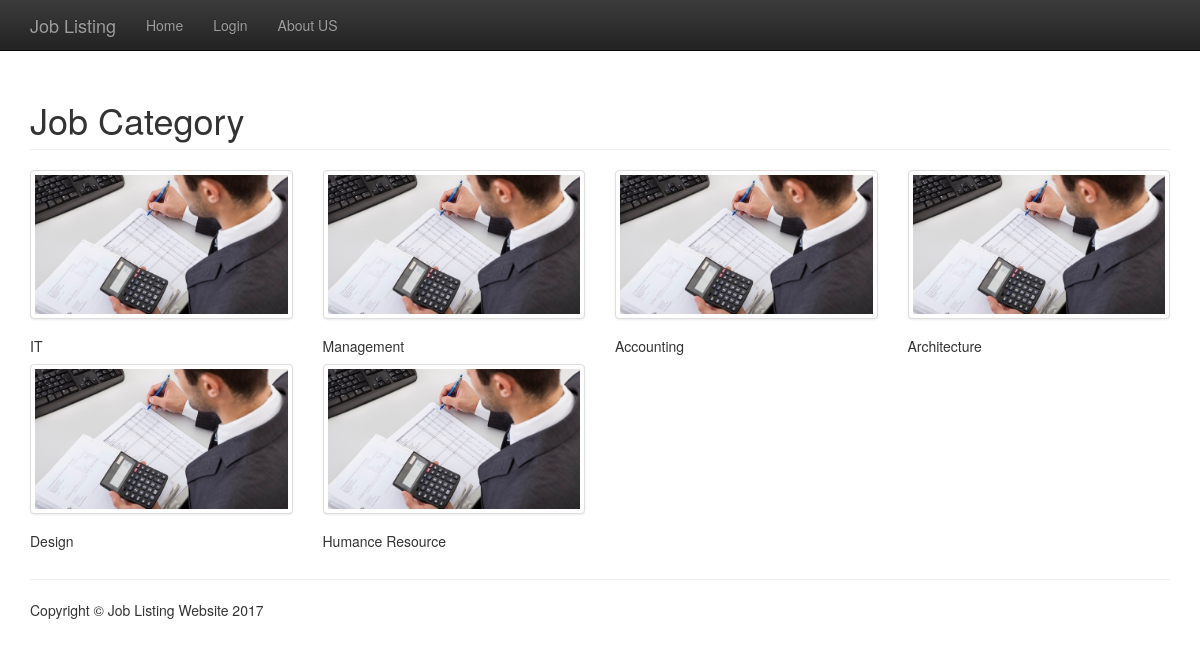
The page /index on the database as committed earlier.
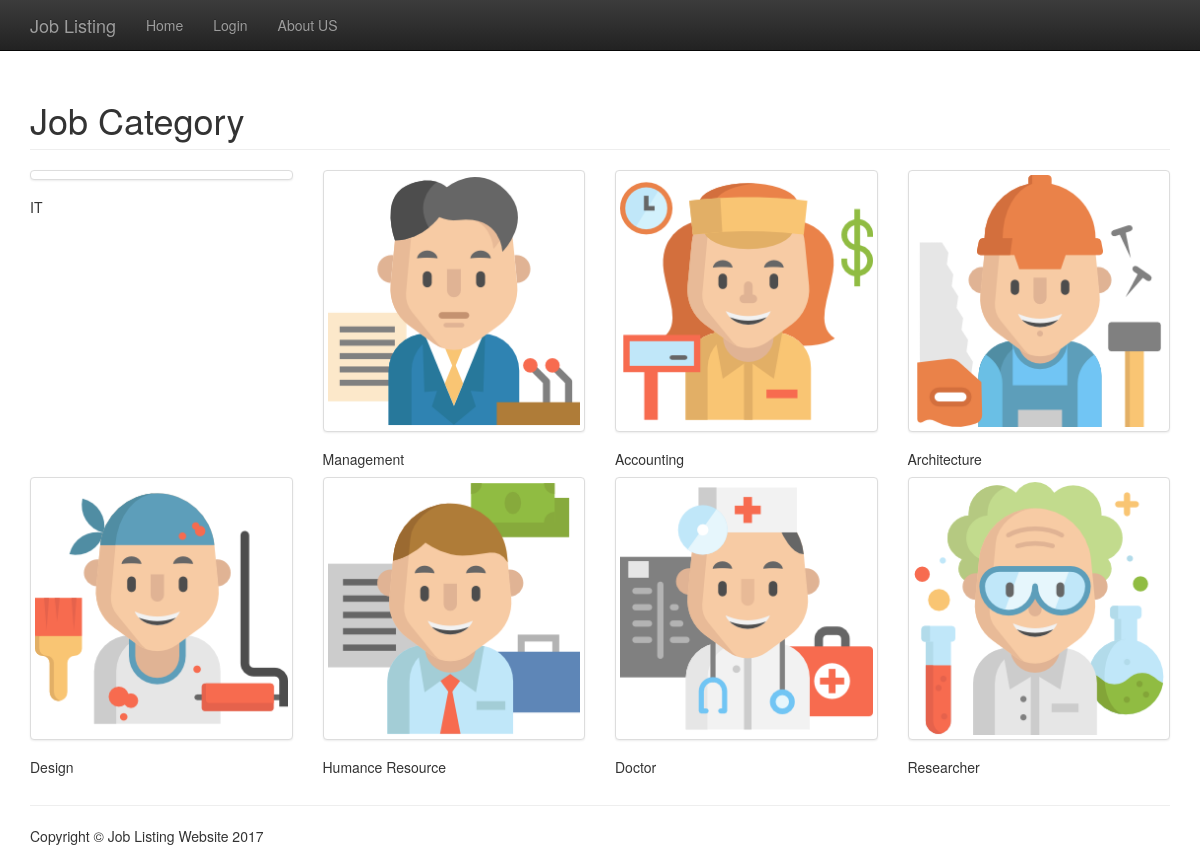
The same page on the database as committed later.
### JobCategory.py (models this page shows, shortened)
class JobCategory(db.Model):
    id = db.Column(db.Integer, primary_key=True)
    title = db.Column(db.String(80))
    description = db.Column(db.Text)
    imagepath = db.Column(db.Text)
    @classmethod
    def getAllJobType(self):
        return JobCategory.query.all()

### view.py (the view)
@app.route("/")
@app.route("/index")
def index():
    return render_template('home.html',title="Job Listing Cambodia",jobType=JobCategory.getAllJobType())

### User.py (called while the page is built)
    @login_manager.request_loader
    def request_loader(request):
        email = request.form.get('email')
        if email not in users:
            return
        user = User()
        user.id = email
        user.is_authenticated = request.form['password'] == users[email]['password']
        return user

### templates/home.html
{% extends 'core.html' %}
{% block content %}
    <div class="container">
        <div class="row">
            <div class="col-lg-12">
                <h1 class="page-header">Job Category</h1>
            </div>
            {% for item in jobType %}
            <div class="col-lg-3 col-md-4 col-xs-6 thumb">
                <a class="thumbnail" href="{{ url_for('jobList',category_var=item.title) }}">
                    <img class="img-responsive" src="{{ item.imagepath }}" alt="">
                </a>
                <h5>{{ item.title }}</h5>
            </div>
            {% endfor %}
        </div>
        <hr>
        <footer>
            <div class="row">
                <div class="col-lg-12">
                    <p>Copyright &copy; Job Listing Website 2017</p>
                </div>
            </div>
        </footer>
    </div>
{% endblock %}

### templates/core.html (shortened to what this page needs)
<!DOCTYPE html>
<html lang="en">
<head>
    <link rel="stylesheet" href="https://maxcdn.bootstrapcdn.com/bootstrap/3.3.7/css/bootstrap.min.css"
>
    <link rel="stylesheet" href="https://maxcdn.bootstrapcdn.com/bootstrap/3.3.7/css/bootstrap-theme.min.css"
>
</head>
<body>
    <nav class="navbar navbar-inverse navbar-fixed-top" role="navigation">
        <div class="container">
            <div class="navbar-header">
                <a class="navbar-brand" href="#">Job Listing</a>
            </div>
            <div class="collapse navbar-collapse" id="bs-example-navbar-collapse-1">
                <ul class="nav navbar-nav">
                    <li>
                        <a href="{{ url_for('index') }}">Home</a>
                    </li>
                    <li>
                        <a href="{{ url_for('login') }}">Login</a>
                    </li>
                    <li>
                        <a href="#">About US</a>
                    </li>
                </ul>
            </div>
        </div>
    </nav><br/><br/><br/>
    {% block content %}{% endblock %}
</body>
</html>

Rows that differ between the two databases and show on the page:
changed JobCategory "IT": imagepath: picture removed
changed JobCategory "Management": imagepath: a different picture
changed JobCategory "Accounting": imagepath: a different picture
changed JobCategory "Architecture": imagepath: a different picture
changed JobCategory "Design": imagepath: a different picture
changed JobCategory "Humance Resource": imagepath: a different picture
added JobCategory: imagepath (picture), title "Doctor"
added JobCategory: imagepath (picture), title "Researcher"
